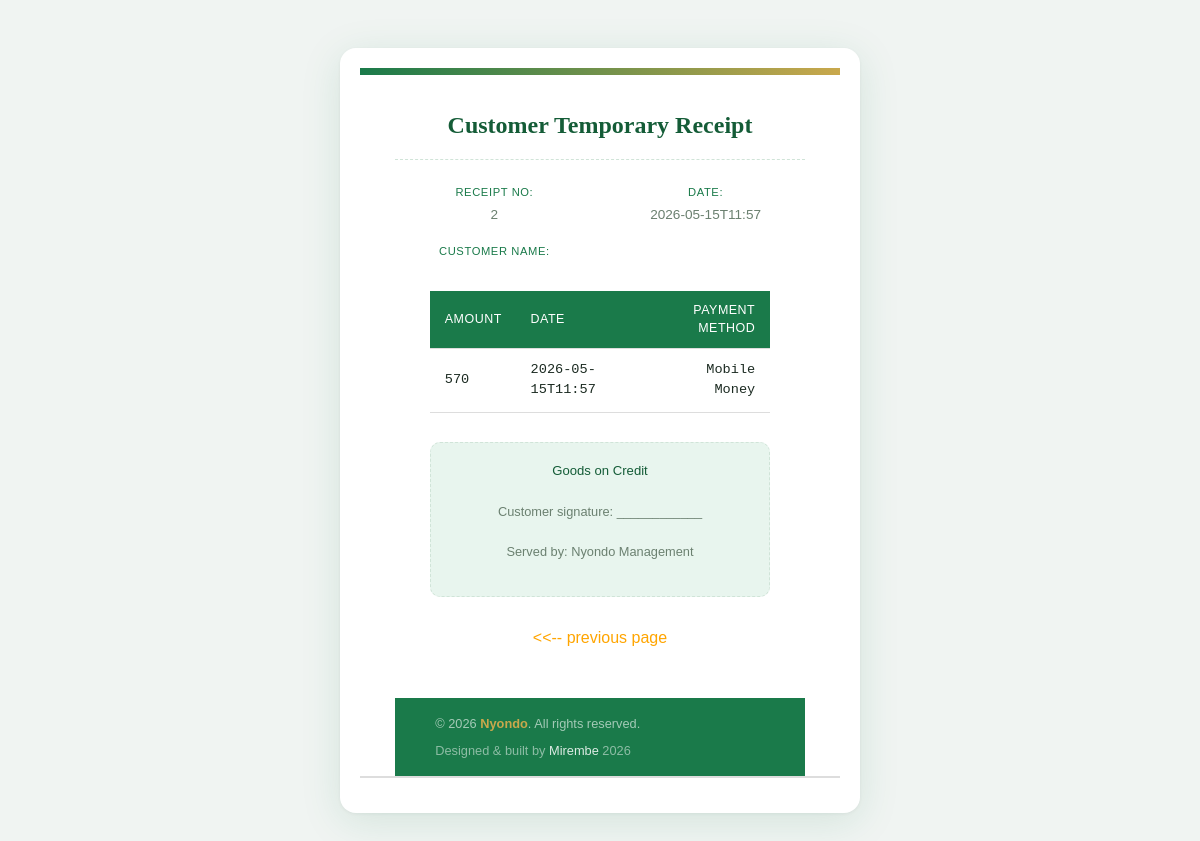
Page /home3/2/edit/ on the earlier database version.
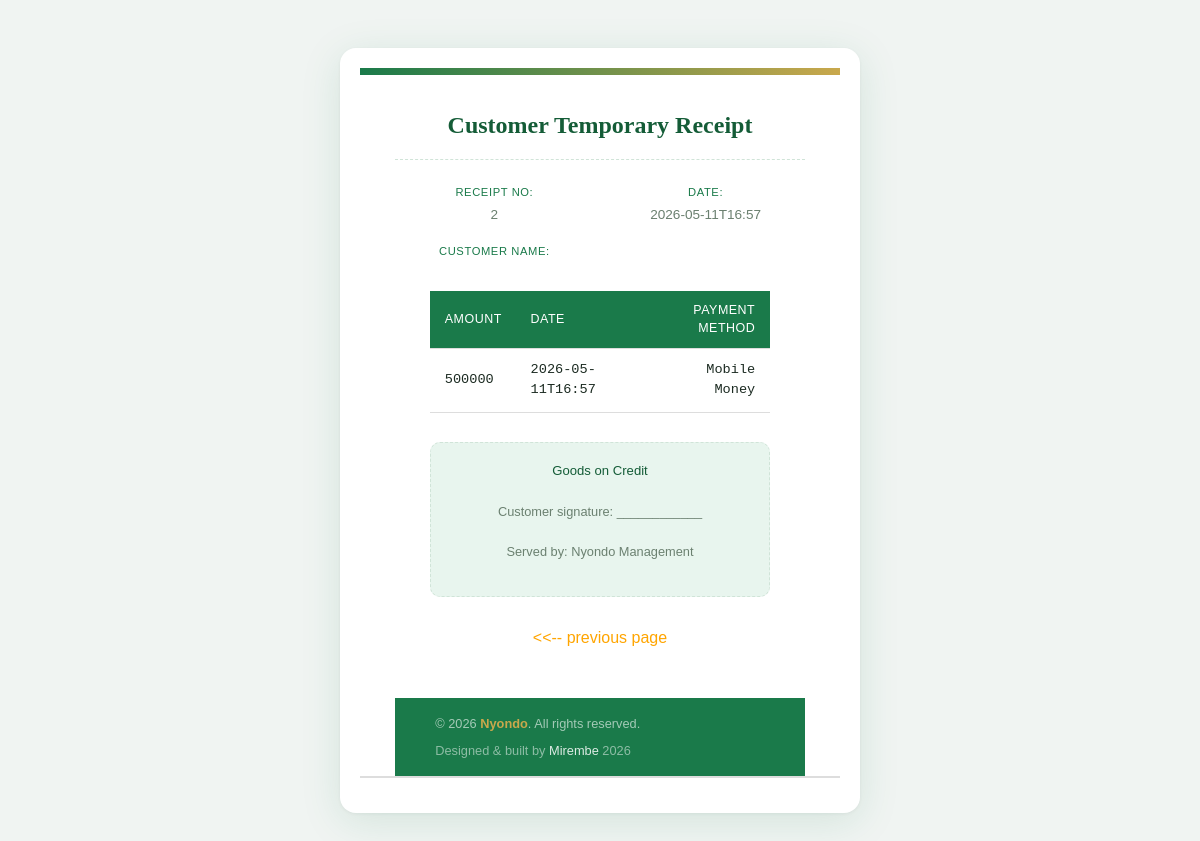
Same page on the later database version.
### hardwareapp/models.py (models this page shows)
class Register(models.Model):
    name = models.CharField(max_length=255)
    nin = models.CharField(max_length=255)
    phone = models.IntegerField()
    address = models.CharField(max_length=255)
    date = models.CharField(max_length=255,null=True)
    select_product = models.CharField(max_length=255)
    amount = models.IntegerField()
    payment_method = models.CharField(max_length=255)

### hardwareapp/views.py (the view)
# urls.py: path('home3/<int:pk>/edit/',views.customer_detail, name='customer_detail'),
def customer_detail(request,pk):
    entry = get_object_or_404(Register,pk=pk)
    return render(request,'customer_edit.html',{'entry': entry})

### hardwareapp/templates/customer_edit.html (shortened to what this page needs)
{% extends 'base.html' %}
{% block content %}
<!DOCTYPE html>
<html lang="en">
<head>
</head>
<body>
<div class="receipt-container">
    <div class="header">
<div class="receipt">
    <p><strong>Customer Temporary Receipt</strong></p>
</div>
<div class="details">
    <p><strong>Receipt No:</strong> {{ entry.id }}</p>
    <p><strong>Date:</strong> {{ entry.date }}</p>
    <p><strong>Customer Name:</strong> {{ entry.customer_name }}</p>
</div>
<div class="items">
    <table>
        <thead>
            <tr>
                <th>Amount</th>
                <th>Date</th>
                <th>Payment Method</th>
            </tr>
        </thead>
        <tbody>
            <tr>
                <td>{{ entry.amount }}</td>
                <td>{{ entry.date}}</td>
                <td>{{ entry.payment_method }}</td>
            </tr>
        </tbody>
    </table>
</div>
<div class="footer">
    <p>Goods on Credit</p>
    <p>Customer signature: ____________</p>
    <p>Served by: Nyondo Management</p>
</div>
<a style="color: orange; text-decoration: none;" href="{% url 'home3'%}"><<-- previous page</a>
{% endblock %}

### hardwareapp/templates/base.html (shortened to what this page needs)
  <!DOCTYPE html>
<html lang="en">
<head>
    <link href="https://cdn.jsdelivr.net/npm/bootstrap@5.3.8/dist/css/bootstrap.min.css" rel="stylesheet">
</head>
<body>
    <div >
        {% block content %}
    {% endblock %}
        <footer style="background:#1a7a4a;padding:1rem 2.5rem;display:flex;justify-content:space-between;align-items:center;flex-wrap:wrap;gap:.5rem;margin-top:3rem;">
  <p style="font-size:.8rem;color:rgba(255,255,255,.6);margin:0;">&copy; 2026 <span style="color:#c9a84c;font-weight:600;">Nyondo</span>. All rights reserved.</p>
  <p style="font-size:.8rem;color:rgba(255,255,255,.5);margin:0;">Designed &amp; built by <span style="color:rgba(255,255,255,.85);font-weight:500;">Mirembe</span> 2026</p>
</footer>
</body>
</html>

### hardwareapp/templates/base.html (style rules this page uses)
.footer { text-align: center; margin-top: 20px; font-size: 12px; color: #777; border-top: 1px solid #ddd; padding-top: 10px; }

### hardwareapp/templates/customer_edit.html (style rules this page uses)
body { font-family: Arial, sans-serif; background: #f4f6f8; padding: 20px; }
.receipt-container { width: 400px; margin: auto; background: #fff; padding: 20px; border-radius: 8px; box-shadow: 0 0 10px rgba(0,0,0,0.1); }
.header { text-align: center; border-bottom: 2px solid #ddd; margin-bottom: 15px; }
.details, .items { margin-bottom: 15px; }
.details p { margin: 5px 0; font-size: 14px; }
table { width: 100%; border-collapse: collapse; }
table th, table td { border-bottom: 1px solid #ddd; padding: 8px; text-align: left; font-size: 14px; }
:root { --green: #1a7a4a; --green-dark: #145c37; --green-light: #e8f5ee; --gold: #c9a84c; --bg: #f0f4f2; --white: #ffffff; --text: #1c2b22; --muted: #6b8070; --border: #d0e4d8; }
*, *::before, *::after { box-sizing: border-box; margin: 0; padding: 0; }
body { font-family: 'DM Sans', sans-serif; background: var(--bg); color: var(--text); min-height: 100vh; display: flex; align-items: flex-start; justify-content: center; padding: 3rem 1rem 5rem; }
.receipt-container { background: var(--white); width: 100%; max-width: 520px; border-radius: 16px; box-shadow: 0 8px 40px rgba(26,122,74,.13), 0 1px 4px rgba(0,0,0,.06); overflow: hidden; animation: popIn .4s ease both; }
.receipt-container::before { content: ''; display: block; height: 7px; background: linear-gradient(90deg, var(--green) 0%, var(--gold) 100%); }
.header { padding: 2rem 2.2rem 0; }
.receipt p { font-family: 'Playfair Display', serif; font-size: 1.5rem; color: var(--green-dark); text-align: center; padding-bottom: 1rem; border-bottom: 1.5px dashed var(--border); margin-bottom: 1.2rem; }
.details { display: grid; grid-template-columns: 1fr 1fr; gap: .45rem .8rem; margin-bottom: 1.5rem; }
.details p { font-size: .85rem; color: var(--muted); line-height: 1.6; }
.details p strong { display: block; font-size: .7rem; text-transform: uppercase; letter-spacing: .6px; color: var(--green); font-weight: 500; margin-bottom: .1rem; }
.items { padding: 0 2.2rem; margin-bottom: 1.8rem; }
.items table { width: 100%; border-collapse: collapse; font-size: .88rem; }
.items thead tr { background: var(--green); color: #fff; }
.items thead th { padding: .6rem .9rem; text-align: left; font-weight: 500; font-size: .78rem; text-transform: uppercase; letter-spacing: .5px; }
.items thead th:last-child, .items tbody td:last-child { text-align: right; }
.items tbody tr { border-bottom: 1px solid var(--border); transition: background .15s; }
.items tbody td { padding: .7rem .9rem; font-family: 'DM Mono', monospace; font-size: .85rem; color: var(--text); }
.footer { background: var(--green-light); margin: 0 2.2rem 1.8rem; border-radius: 10px; padding: 1rem 1.2rem; border: 1px dashed var(--border); }
.footer p { font-size: .8rem; color: var(--muted); line-height: 1.9; }
.footer p:first-child { font-weight: 500; color: var(--green-dark); font-size: .82rem; }
.footer { text-align: center; margin-top: 20px; font-size: 13px; }

Differences in the rows shown:
changed Register "Mobile Money": date "2026-05-15T11:57" → "2026-05-11T16:57"; amount "570" → "500000"
